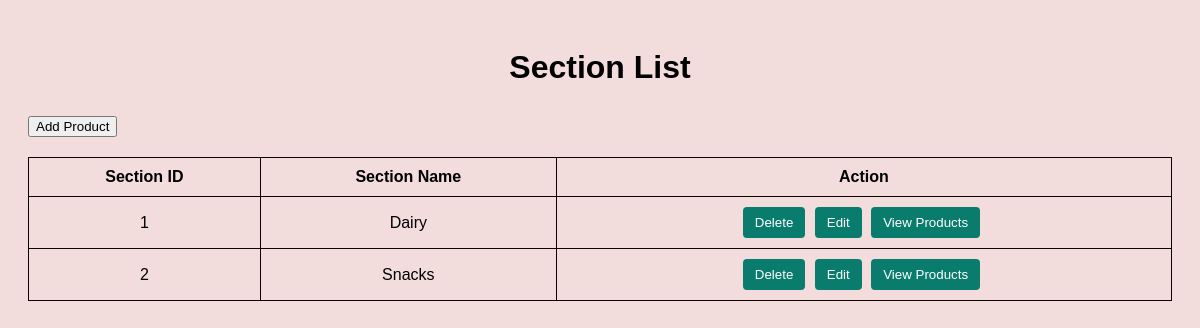
Screenshot of /section_list (signed in) with the database file from the repository.
### model.py (models this page shows)
class Section(db.Model):
    id = db.Column(db.Integer, primary_key=True)
    name = db.Column(db.String(80), unique=True, nullable=False)

### admin.py (the view)
@app.route('/section_list', methods=['GET', 'POST'])
def section_list():
    if not current_user.is_admin:
        return redirect(url_for('user'))
    sections = Section.query.all()
    return render_template('section_list.html', sections=sections)

### model.py (called while the page is built)
@login_manager.user_loader
def load_user(user_id):
    user = User.query.get(int(user_id))
    return user

### templates/section_list.html (shortened to what this page needs)
<!DOCTYPE html>
<html>
<head>
</head>
<body>
    <div class="container">
        <h1>Section List</h1>
        <div class="add-product-button">
            <a href="{{ url_for('add_product') }}"><button>Add Product</button></a>
        </div>
        <table>
            <thead>
                <tr>
                    <th><center>Section ID</center></th>
                    <th><center>Section Name</center></th>
                    <th><center>Action</center></th>
                </tr>
            </thead>
            <tbody>
                {% for section in sections %}
                <tr>
                    <td><center>{{ section.id }}</center></td>
                    <td><center>{{ section.name }}</center></td>
                    <td><center>
                        <form method="POST" action="{{ url_for('delete_section', section_id=section.id) }}">
                            <button type="submit" onclick="return confirm('Are you sure you want to delete this section?')">Delete</button>
                        </form>
                        <a href="{{ url_for('edit_section', section_id=section.id) }}"><button>Edit</button></a>
                        <a href="{{ url_for('view_product', section_id=section.id) }}"><button>View Products</button></a>
                    </center>
                    </td>
                </tr>
                {% endfor %}
            </tbody>
        </table>
    </div>
</body>
</html>

### templates/section_list.html (style rules this page uses)
body { font-family: Arial, sans-serif; background-color: #f2dcdc; padding: 20px; }
table { border-collapse: collapse; width: 100%; }
th, td { border: 1px solid #0b0101; padding: 10px; text-align: left; }
td form, td a { display: inline-block; margin-right: 5px; }
td form button, td a button { display: inline-block; background-color: #097c6d; color: white; border: none; padding: 8px 12px; cursor: pointer; border-radius: 4px; }
h1 { text-align: center; margin-bottom: 30px; }
.add-product-button { display: block; margin-bottom: 20px; }

### rows the page displays
Section: id "1", name "Dairy"
Section: id "2", name "Snacks"
